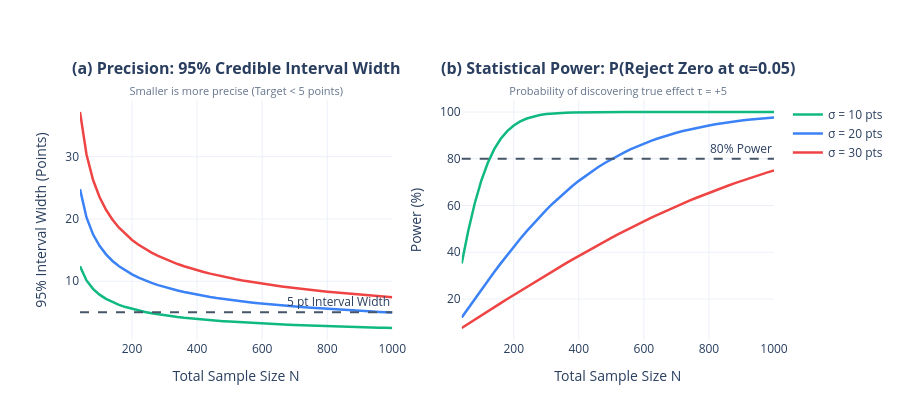

The notebook cell this image was saved under:
### Markdown cell above
### Step 4: Decision Operating Curves across Sample Size and Noise
Instead of relying on a single power number, we construct **operating curves** showing how precision and power scale across sample size $N \in [40, 1000]$ and residual noise levels $\sigma \in \{10, 20, 30\}$.

### Code cell
N_range = np.arange(40, 1001, 20)
sigmas = [10.0, 20.0, 30.0]
colors_sigma = ['#10b981', '#3b82f6', '#ef4444']

fig_curves = make_subplots(
    rows=1, cols=2,
    subplot_titles=[
        '<b>(a) Precision: 95% Credible Interval Width</b><br><span style="font-size:11px;color:#64748b">Smaller is more precise (Target < 5 points)</span>',
        '<b>(b) Statistical Power: P(Reject Zero at α=0.05)</b><br><span style="font-size:11px;color:#64748b">Probability of discovering true effect τ = +5</span>'
    ]
)

for sigma_val, col in zip(sigmas, colors_sigma):
    se_vals = np.sqrt(2 * (sigma_val**2) / (N_range / 2))
    ci_widths = 2 * 1.96 * se_vals
    powers = (1.0 - stats.norm.cdf(1.96 - tau_true / se_vals)) * 100
    
    fig_curves.add_trace(go.Scatter(
        x=N_range, y=ci_widths, mode='lines',
        line=dict(color=col, width=2.5),
        name=f'σ = {sigma_val:.0f} pts'
    ), row=1, col=1)
    
    fig_curves.add_trace(go.Scatter(
        x=N_range, y=powers, mode='lines',
        line=dict(color=col, width=2.5),
        name=f'σ = {sigma_val:.0f} pts',
        showlegend=False
    ), row=1, col=2)

# Target line for power 80%
fig_curves.add_hline(y=80, line_dash='dash', line_color='#475569', annotation_text='80% Power', row=1, col=2)
fig_curves.add_hline(y=5, line_dash='dash', line_color='#475569', annotation_text='5 pt Interval Width', row=1, col=1)

fig_curves.update_layout(template='plotly_white', height=420)
fig_curves.update_xaxes(title_text='Total Sample Size N')
fig_curves.update_yaxes(title_text='95% Interval Width (Points)', row=1, col=1)
fig_curves.update_yaxes(title_text='Power (%)', row=1, col=2)
fig_curves.show()

### Figure 1 — Plotly figure (JSON) as saved in the notebook; plotly's stock layout.template omitted (floating-point values rounded to 4 significant figures)
{"data": [{"line": {"color": "#10b981", "width": 2.5}, "mode": "lines", "name": "σ = 10 pts", "type": "scatter", "x": [40, 60, 80, 100, 120, 140, 160, 180, 200, 220, 240, 260, 280, 300, 320, 340, 360, 380, 400, 420, 440, 460, 480, 500, 520, 540, 560, 580, 600, 620, 640, 660, 680, 700, 720, 740, 760, 780, 800, 820, 840, 860, 880, 900, 920, 940, 960, 980, 1000], "xaxis": "x", "y": [12.4, 10.12, 8.765, 7.84, 7.157, 6.626, 6.198, 5.844, 5.544, 5.286, 5.061, 4.862, 4.685, 4.526, 4.383, 4.252, 4.132, 4.022, 3.92, 3.826, 3.738, 3.655, 3.578, 3.506, 3.438, 3.374, 3.313, 3.255, 3.201, 3.149, 3.099, 3.052, 3.007, 2.963, 2.922, 2.882, 2.844, 2.807, 2.772, 2.738, 2.705, 2.673, 2.643, 2.613, 2.585, 2.557, 2.53, 2.504, 2.479], "yaxis": "y"}, {"line": {"color": "#10b981", "width": 2.5}, "mode": "lines", "name": "σ = 10 pts", "showlegend": false, "type": "scatter", "x": [40, 60, 80, 100, 120, 140, 160, 180, 200, 220, 240, 260, 280, 300, 320, 340, 360, 380, 400, 420, 440, 460, 480, 500, 520, 540, 560, 580, 600, 620, 640, 660, 680, 700, 720, 740, 760, 780, 800, 820, 840, 860, 880, 900, 920, 940, 960, 980, 1000], "xaxis": "x2", "y": [35.24, 49.06, 60.88, 70.54, 78.19, 84.09, 88.54, 91.84, 94.24, 95.98, 97.21, 98.08, 98.69, 99.11, 99.4, 99.6, 99.73, 99.82, 99.88, 99.92, 99.95, 99.97, 99.98, 99.99, 99.99, 99.99, 100.0, 100.0, 100.0, 100.0, 100.0, 100.0, 100.0, 100.0, 100.0, 100.0, 100.0, 100.0, 100.0, 100.0, 100.0, 100.0, 100.0, 100.0, 100.0, 100.0, 100.0, 100.0, 100.0], "yaxis": "y2"}, {"line": {"color": "#3b82f6", "width": 2.5}, "mode": "lines", "name": "σ = 20 pts", "type": "scatter", "x": [40, 60, 80, 100, 120, 140, 160, 180, 200, 220, 240, 260, 280, 300, 320, 340, 360, 380, 400, 420, 440, 460, 480, 500, 520, 540, 560, 580, 600, 620, 640, 660, 680, 700, 720, 740, 760, 780, 800, 820, 840, 860, 880, 900, 920, 940, 960, 980, 1000], "xaxis": "x", "y": [24.79, 20.24, 17.53, 15.68, 14.31, 13.25, 12.4, 11.69, 11.09, 10.57, 10.12, 9.724, 9.371, 9.053, 8.765, 8.504, 8.264, 8.044, 7.84, 7.651, 7.475, 7.311, 7.157, 7.012, 6.876, 6.748, 6.626, 6.511, 6.401, 6.297, 6.198, 6.103, 6.013, 5.926, 5.844, 5.764, 5.688, 5.614, 5.544, 5.476, 5.41, 5.347, 5.286, 5.227, 5.17, 5.114, 5.061, 5.009, 4.958], "yaxis": "y"}, {"line": {"color": "#3b82f6", "width": 2.5}, "mode": "lines", "name": "σ = 20 pts", "showlegend": false, "type": "scatter", "x": [40, 60, 80, 100, 120, 140, 160, 180, 200, 220, 240, 260, 280, 300, 320, 340, 360, 380, 400, 420, 440, 460, 480, 500, 520, 540, 560, 580, 600, 620, 640, 660, 680, 700, 720, 740, 760, 780, 800, 820, 840, 860, 880, 900, 920, 940, 960, 980, 1000], "xaxis": "x2", "y": [12.11, 16.07, 19.99, 23.89, 27.74, 31.53, 35.24, 38.86, 42.38, 45.78, 49.06, 52.22, 55.24, 58.12, 60.88, 63.49, 65.97, 68.32, 70.54, 72.63, 74.6, 76.45, 78.19, 79.82, 81.34, 82.76, 84.09, 85.32, 86.47, 87.54, 88.54, 89.46, 90.31, 91.1, 91.84, 92.51, 93.14, 93.71, 94.24, 94.73, 95.18, 95.6, 95.98, 96.33, 96.65, 96.94, 97.21, 97.46, 97.69], "yaxis": "y2"}, {"line": {"color": "#ef4444", "width": 2.5}, "mode": "lines", "name": "σ = 30 pts", "type": "scatter", "x": [40, 60, 80, 100, 120, 140, 160, 180, 200, 220, 240, 260, 280, 300, 320, 340, 360, 380, 400, 420, 440, 460, 480, 500, 520, 540, 560, 580, 600, 620, 640, 660, 680, 700, 720, 740, 760, 780, 800, 820, 840, 860, 880, 900, 920, 940, 960, 980, 1000], "xaxis": "x", "y": [37.19, 30.36, 26.3, 23.52, 21.47, 19.88, 18.59, 17.53, 16.63, 15.86, 15.18, 14.59, 14.06, 13.58, 13.15, 12.76, 12.4, 12.07, 11.76, 11.48, 11.21, 10.97, 10.74, 10.52, 10.31, 10.12, 9.939, 9.766, 9.602, 9.446, 9.297, 9.155, 9.02, 8.89, 8.765, 8.646, 8.532, 8.422, 8.316, 8.214, 8.115, 8.02, 7.929, 7.84, 7.754, 7.671, 7.591, 7.513, 7.438], "yaxis": "y"}, {"line": {"color": "#ef4444", "width": 2.5}, "mode": "lines", "name": "σ = 30 pts", "showlegend": false, "type": "scatter", "x": [40, 60, 80, 100, 120, 140, 160, 180, 200, 220, 240, 260, 280, 300, 320, 340, 360, 380, 400, 420, 440, 460, 480, 500, 520, 540, 560, 580, 600, 620, 640, 660, 680, 700, 720, 740, 760, 780, 800, 820, 840, 860, 880, 900, 920, 940, 960, 980, 1000], "xaxis": "x2", "y": [7.594, 9.434, 11.23, 12.99, 14.75, 16.5, 18.25, 19.99, 21.73, 23.45, 25.17, 26.89, 28.58, 30.27, 31.94, 33.6, 35.24, 36.86, 38.46, 40.05, 41.61, 43.14, 44.66, 46.15, 47.62, 49.06, 50.48, 51.87, 53.24, 54.58, 55.89, 57.18, 58.44, 59.67, 60.88, 62.05, 63.21, 64.33, 65.43, 66.51, 67.55, 68.57, 69.57, 70.54, 71.49, 72.41, 73.3, 74.17, 75.02], "yaxis": "y2"}], "layout": {"annotations": [{"font": {"size": 16}, "showarrow": false, "text": "<b>(a) Precision: 95% Credible Interval Width</b><br><span style=\"font-size:11px;color:#64748b\">Smaller is more precise (Target < 5 points)</span>", "x": 0.225, "xanchor": "center", "xref": "paper", "y": 1.0, "yanchor": "bottom", "yref": "paper"}, {"font": {"size": 16}, "showarrow": false, "text": "<b>(b) Statistical Power: P(Reject Zero at α=0.05)</b><br><span style=\"font-size:11px;color:#64748b\">Probability of discovering true effect τ = +5</span>", "x": 0.775, "xanchor": "center", "xref": "paper", "y": 1.0, "yanchor": "bottom", "yref": "paper"}, {"showarrow": false, "text": "80% Power", "x": 1, "xanchor": "right", "xref": "x2 domain", "y": 80, "yanchor": "bottom", "yref": "y2"}, {"showarrow": false, "text": "5 pt Interval Width", "x": 1, "xanchor": "right", "xref": "x domain", "y": 5, "yanchor": "bottom", "yref": "y"}], "height": 420, "shapes": [{"line": {"color": "#475569", "dash": "dash"}, "type": "line", "x0": 0, "x1": 1, "xref": "x2 domain", "y0": 80, "y1": 80, "yref": "y2"}, {"line": {"color": "#475569", "dash": "dash"}, "type": "line", "x0": 0, "x1": 1, "xref": "x domain", "y0": 5, "y1": 5, "yref": "y"}], "xaxis": {"anchor": "y", "domain": [0.0, 0.45], "title": {"text": "Total Sample Size N"}}, "xaxis2": {"anchor": "y2", "domain": [0.55, 1.0], "title": {"text": "Total Sample Size N"}}, "yaxis": {"anchor": "x", "domain": [0.0, 1.0], "title": {"text": "95% Interval Width (Points)"}}, "yaxis2": {"anchor": "x2", "domain": [0.0, 1.0], "title": {"text": "Power (%)"}}}}
